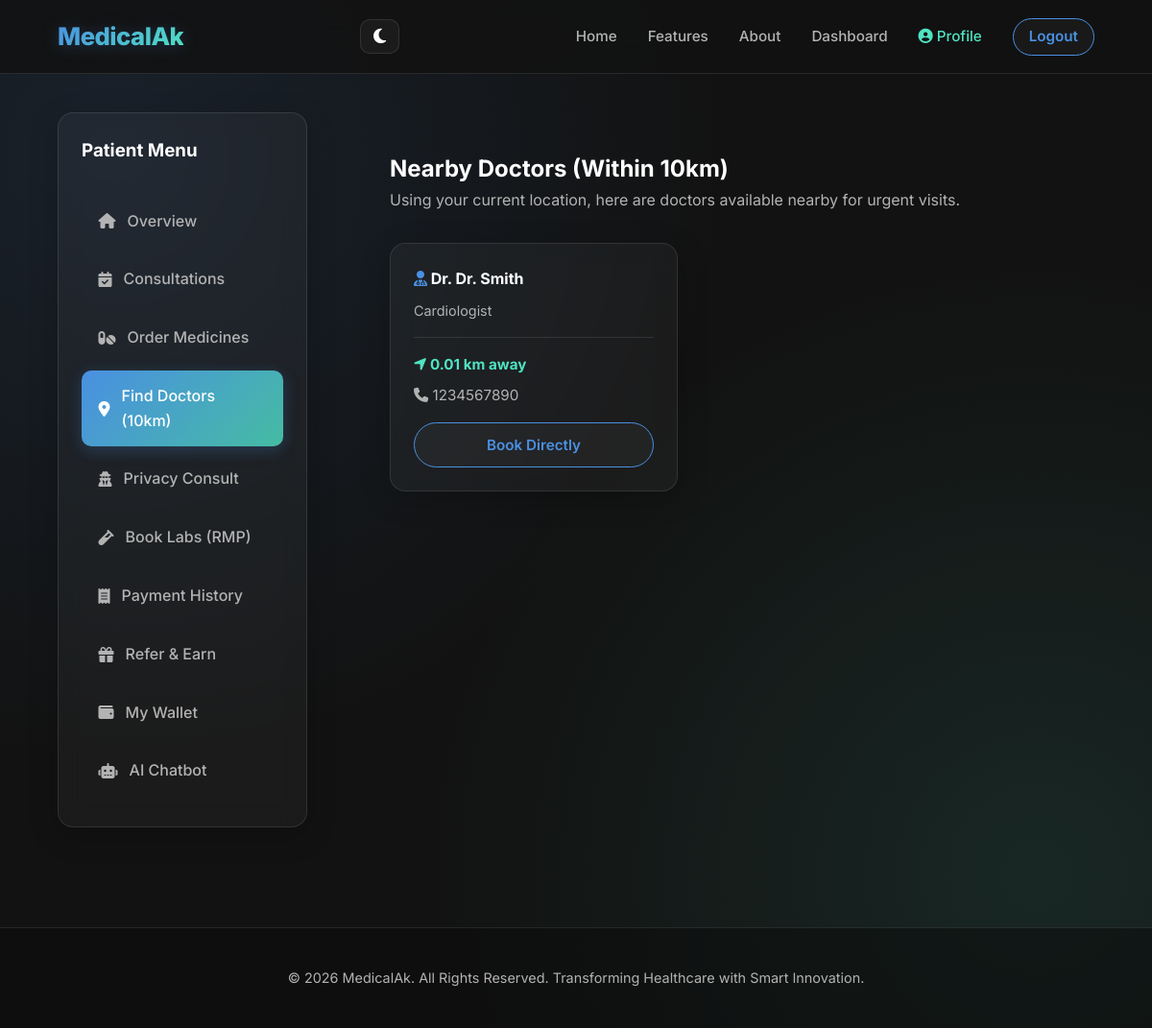
The page /nearby_doctors.php (signed in) on the database its author committed.
### tables this page shows
CREATE TABLE IF NOT EXISTS users (
    id INT AUTO_INCREMENT PRIMARY KEY,
    name VARCHAR(100) NOT NULL,
    email VARCHAR(100) UNIQUE NOT NULL,
    phone VARCHAR(15) NOT NULL,
    password VARCHAR(255) NOT NULL,
    role ENUM('patient', 'doctor', 'rmp', 'admin') DEFAULT 'patient',
    specialization VARCHAR(100) DEFAULT NULL,  
    latitude DECIMAL(10,8) DEFAULT NULL,  
    longitude DECIMAL(11,8) DEFAULT NULL,
    created_at TIMESTAMP DEFAULT CURRENT_TIMESTAMP
);

### nearby_doctors.php (the view, shortened to what this page needs)
<?php
require_once 'config.php';
include 'includes/header.php';
$patient_lat = 28.7042;
$patient_lon = 77.1026;
$query = "SELECT id, name, specialization, phone, latitude, longitude,
          ( 6371 * acos( cos( radians($patient_lat) ) * cos( radians( latitude ) )
          * cos( radians( longitude ) - radians($patient_lon) ) + sin( radians($patient_lat) )
          * sin( radians( latitude ) ) ) ) AS distance
          FROM users
          WHERE role = 'doctor'
          HAVING distance <= 10
          ORDER BY distance ASC";
$nearby_doctors = $conn->query($query);
?>
<div class="dashboard-layout">
    <aside class="sidebar glass-panel">
        <h3 class="sidebar-title" style="margin-bottom: 2rem;">Patient Menu</h3>
        <ul class="sidebar-menu">
            <li><a href="patient_dashboard.php"><i class="fas fa-home"></i> Overview</a></li>
            <li><a href="book_consult.php"><i class="fas fa-calendar-check"></i> Consultations</a></li>
            <li><a href="medicines.php"><i class="fas fa-pills"></i> Order Medicines</a></li>
            <li><a href="nearby_doctors.php" class="active"><i class="fas fa-map-marker-alt"></i> Find Doctors (10km)</a></li>
            <li><a href="privacy_consult.php"><i class="fas fa-user-secret"></i> Privacy Consult</a></li>
            <li><a href="book_tests.php"><i class="fas fa-vial"></i> Book Labs (RMP)</a></li>
            <li><a href="payment_history.php"><i class="fas fa-receipt"></i> Payment History</a></li>
            <li><a href="refer_earn.php"><i class="fas fa-gift"></i> Refer & Earn</a></li>
            <li><a href="my_wallet.php"><i class="fas fa-wallet"></i> My Wallet</a></li>
            <li><a href="chatbot.php"><i class="fas fa-robot"></i> AI Chatbot</a></li>
        </ul>
    </aside>
    <main class="dashboard-content">
        <h2>Nearby Doctors (Within 10km)</h2>
        <p style="color: var(--text-secondary); margin-bottom: 2rem;">Using your current location, here are doctors available nearby for urgent visits.</p>
        <div class="features-grid" style="margin-top: 1rem; grid-template-columns: repeat(auto-fit, minmax(300px, 1px));">
            <?php if ($nearby_doctors && $nearby_doctors->num_rows > 0): ?>
                <?php while($doc = $nearby_doctors->fetch_assoc()): ?>
                    <div class="feature-card glass-panel" style="padding: 1.5rem;">
                        <h4 style="color: #fff;"><i class="fas fa-user-md" style="color: var(--primary-color);"></i> Dr. <?php echo htmlspecialchars($doc['name']); ?></h4>
                        <p style="color: var(--text-secondary); font-size: 0.9rem; margin-top: 0.5rem;"><?php echo htmlspecialchars($doc['specialization'] ?? 'General Practitioner'); ?></p>
                        <div style="margin: 1rem 0; border-top: 1px solid var(--glass-border); padding-top: 1rem;">
                            <p style="font-weight: bold; color: var(--secondary-color); margin-bottom: 0.5rem;">
                                <i class="fas fa-location-arrow"></i> <?php echo round($doc['distance'], 2); ?> km away
                            </p>
                            <p><i class="fas fa-phone"></i> <?php echo htmlspecialchars($doc['phone']); ?></p>
                        </div>
                        <a href="book_consult.php?doctor_id=<?php echo $doc['id']; ?>" class="btn btn-outline" style="width: 100%;">Book Directly</a>
                    </div>
                <?php endwhile; ?>
            <?php else: ?>
                <p style="color: var(--text-secondary);">No doctors found within 10 km.</p>
            <?php endif; ?>
        </div>
    </main>
</div>
<?php include 'includes/footer.php'; ?>

### css/style.css (style rules this page uses)
:root { --primary-color: #4a90e2; --secondary-color: #50e3c2; --dark-bg: #121212; --darker-bg: #0a0a0a; --card-bg: rgba(255, 255, 255, 0.05); --text-primary: #ffffff; --text-secondary: #b3b3b3; --accent: #f5a623; --border-radius: 16px; --transition: all 0.3s cubic-bezier(0.16, 1, 0.3, 1); --glass-bg: rgba(255, 255, 255, 0.04); --glass-border: rgba(255, 255, 255, 0.1); --glass-glow: rgba(74, 144, 226, 0.15); --header-bg: rgba(18, 18, 18, 0.85); --nav-mobile-bg: rgba(18, 18, 18, 0.96); --footer-bg: rgba(10, 10, 10, 0.5); --form-input-bg: rgba(255, 255, 255, 0.05); --hero-heading-gradient: linear-gradient(135deg, #ffffff 30%, var(--text-secondary) 100%); --shadow-color: rgba(0, 0, 0, 0.2); }
*, *::before, *::after { margin: 0; padding: 0; box-sizing: border-box; }
body, input, button, select, textarea { font-family: 'Inter', -apple-system, BlinkMacSystemFont, sans-serif; }
.fas, .far, .fab, .fa, .feature-icon, i[class*="fa-"] { font-family: "Font Awesome 6 Free", "FontAwesome" !important; font-weight: 900; font-style: normal; }
html { scroll-behavior: smooth; width: 100%; max-width: 100%; overflow-x: hidden; }
body { background-color: var(--dark-bg); background-image: radial-gradient(circle at 10% 15%, rgba(74, 144, 226, 0.12) 0%, transparent 45%), radial-gradient(circle at 90% 85%, rgba(80, 227, 194, 0.10) 0%, transparent 45%); background-attachment: fixed; color: var(--text-primary); line-height: 1.6; min-height: 100vh; display: flex; flex-direction: column; width: 100%; max-width: 100%; overflow-x: hidden; }
.glass-panel { background: var(--glass-bg); backdrop-filter: blur(12px); -webkit-backdrop-filter: blur(12px); border: 1px solid var(--glass-border); border-radius: var(--border-radius); box-shadow: 0 8px 32px 0 var(--shadow-color); }
.btn { padding: 0.65rem 1.6rem; border-radius: 30px; border: none; font-weight: 600; cursor: pointer; transition: var(--transition); text-decoration: none; display: inline-flex; align-items: center; justify-content: center; gap: 0.5rem; text-align: center; max-width: 100%; white-space: nowrap; font-size: 0.95rem; }
.btn-outline { background: rgba(255, 255, 255, 0.03); border: 1px solid var(--primary-color); color: var(--primary-color); }
main { flex-grow: 1; padding: 2.5rem 5%; width: 100%; max-width: 1400px; margin: 0 auto; }
.features-grid { display: grid; grid-template-columns: repeat(auto-fit, minmax(280px, 1fr)); gap: 2rem; margin-top: 3.5rem; width: 100%; }
.feature-card { padding: 2.2rem; text-align: left; transition: var(--transition); display: flex; flex-direction: column; justify-content: flex-start; height: 100%; width: 100%; background: var(--glass-bg); border: 1px solid var(--glass-border); border-radius: var(--border-radius); position: relative; overflow: hidden; }
.feature-card::before { content: ''; position: absolute; top: 0; left: 0; width: 4px; height: 0%; background: linear-gradient(180deg, var(--primary-color), var(--secondary-color)); transition: var(--transition); }
.feature-card p { color: var(--text-secondary); font-size: 0.95rem; line-height: 1.6; }
.dashboard-layout { display: flex; gap: 2rem; width: 100%; }
.sidebar { width: 260px; flex-shrink: 0; min-height: 70vh; padding: 1.5rem; }
.sidebar-menu { list-style: none; }
.sidebar-menu li { margin-bottom: 0.5rem; }
.sidebar-menu a { display: flex; align-items: center; gap: 0.75rem; padding: 0.85rem 1.1rem; color: var(--text-secondary); text-decoration: none; border-radius: 10px; transition: var(--transition); font-weight: 500; }
.sidebar-menu a:hover, .sidebar-menu a.active { background: linear-gradient(135deg, var(--primary-color), rgba(80, 227, 194, 0.8)); color: #fff; box-shadow: 0 4px 15px rgba(74, 144, 226, 0.25); }
.dashboard-content { flex: 1; min-width: 0; }
@media (min-width: 1200px) { .features-grid { grid-template-columns: repeat(3, 1fr); } }

### rows shown on the page
users: name "Dr. Smith", specialization "Cardiologist", distance "0.01", phone "1234567890"
